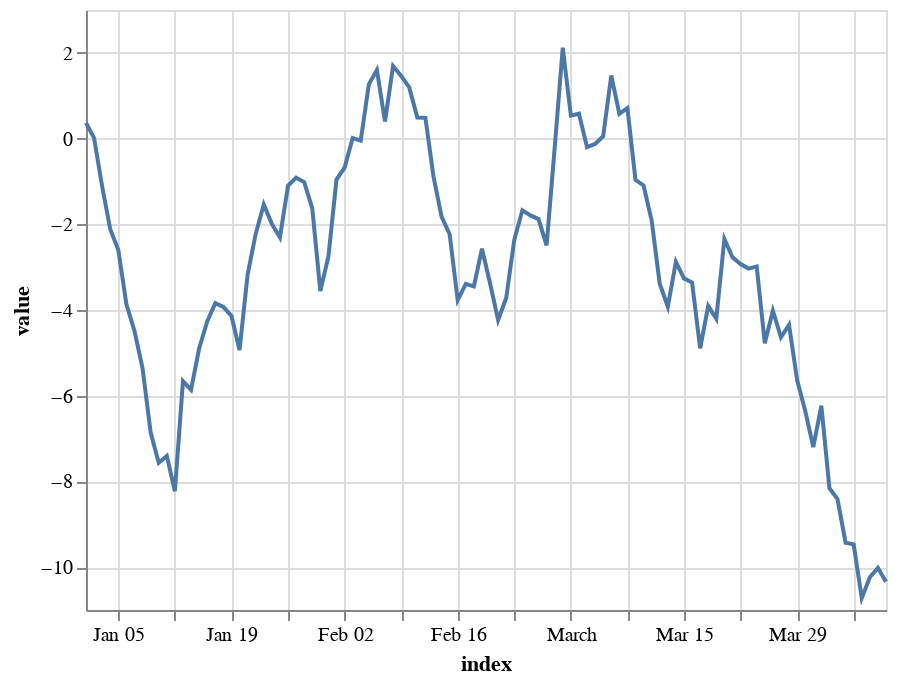

Notebook source saved alongside this figure:
### Code cell
chart = alt.Chart(datetime_df.reset_index())
chart.mark_line().encode(x='index:T', y='value:Q')

### Figure 1 — Vega-Lite specification as saved in the notebook (floating-point values rounded to 4 significant figures)
{"config": {"view": {"continuousWidth": 400, "continuousHeight": 300}}, "data": {"name": "data-3f341a3bd3d5d80896b96d9f1c15da66"}, "mark": "line", "encoding": {"x": {"field": "index", "type": "temporal"}, "y": {"field": "value", "type": "quantitative"}}, "$schema": "https://vega.github.io/schema/vega-lite/v4.17.0.json", "datasets": {"data-3f341a3bd3d5d80896b96d9f1c15da66": [{"index": "2020-01-01T00:00:00", "value": 0.3699}, {"index": "2020-01-02T00:00:00", "value": 0.008972}, {"index": "2020-01-03T00:00:00", "value": -1.119}, {"index": "2020-01-04T00:00:00", "value": -2.117}, {"index": "2020-01-05T00:00:00", "value": -2.6}, {"index": "2020-01-06T00:00:00", "value": -3.866}, {"index": "2020-01-07T00:00:00", "value": -4.49}, {"index": "2020-01-08T00:00:00", "value": -5.36}, {"index": "2020-01-09T00:00:00", "value": -6.858}, {"index": "2020-01-10T00:00:00", "value": -7.564}, {"index": "2020-01-11T00:00:00", "value": -7.404}, {"index": "2020-01-12T00:00:00", "value": -8.229}, {"index": "2020-01-13T00:00:00", "value": -5.66}, {"index": "2020-01-14T00:00:00", "value": -5.862}, {"index": "2020-01-15T00:00:00", "value": -4.899}, {"index": "2020-01-16T00:00:00", "value": -4.268}, {"index": "2020-01-17T00:00:00", "value": -3.839}, {"index": "2020-01-18T00:00:00", "value": -3.929}, {"index": "2020-01-19T00:00:00", "value": -4.139}, {"index": "2020-01-20T00:00:00", "value": -4.935}, {"index": "2020-01-21T00:00:00", "value": -3.173}, {"index": "2020-01-22T00:00:00", "value": -2.226}, {"index": "2020-01-23T00:00:00", "value": -1.536}, {"index": "2020-01-24T00:00:00", "value": -1.992}, {"index": "2020-01-25T00:00:00", "value": -2.306}, {"index": "2020-01-26T00:00:00", "value": -1.101}, {"index": "2020-01-27T00:00:00", "value": -0.9131}, {"index": "2020-01-28T00:00:00", "value": -1.015}, {"index": "2020-01-29T00:00:00", "value": -1.63}, {"index": "2020-01-30T00:00:00", "value": -3.556}, {"index": "2020-01-31T00:00:00", "value": -2.75}, {"index": "2020-02-01T00:00:00", "value": -0.9559}, {"index": "2020-02-02T00:00:00", "value": -0.6763}, {"index": "2020-02-03T00:00:00", "value": 0.01143}, {"index": "2020-02-04T00:00:00", "value": -0.04717}, {"index": "2020-02-05T00:00:00", "value": 1.265}, {"index": "2020-02-06T00:00:00", "value": 1.6}, {"index": "2020-02-07T00:00:00", "value": 0.3998}, {"index": "2020-02-08T00:00:00", "value": 1.693}, {"index": "2020-02-09T00:00:00", "value": 1.463}, {"index": "2020-02-10T00:00:00", "value": 1.194}, {"index": "2020-02-11T00:00:00", "value": 0.4908}, {"index": "2020-02-12T00:00:00", "value": 0.4836}, {"index": "2020-02-13T00:00:00", "value": -0.8818}, {"index": "2020-02-14T00:00:00", "value": -1.822}, {"index": "2020-02-15T00:00:00", "value": -2.233}, {"index": "2020-02-16T00:00:00", "value": -3.771}, {"index": "2020-02-17T00:00:00", "value": -3.392}, {"index": "2020-02-18T00:00:00", "value": -3.452}, {"index": "2020-02-19T00:00:00", "value": -2.57}, {"index": "2020-02-20T00:00:00", "value": -3.375}, {"index": "2020-02-21T00:00:00", "value": -4.234}, {"index": "2020-02-22T00:00:00", "value": -3.72}, {"index": "2020-02-23T00:00:00", "value": -2.363}, {"index": "2020-02-24T00:00:00", "value": -1.673}, {"index": "2020-02-25T00:00:00", "value": -1.792}, {"index": "2020-02-26T00:00:00", "value": -1.878}, {"index": "2020-02-27T00:00:00", "value": -2.493}, {"index": "2020-02-28T00:00:00", "value": -0.2145}, {"index": "2020-02-29T00:00:00", "value": 2.12}, {"index": "2020-03-01T00:00:00", "value": 0.535}, {"index": "2020-03-02T00:00:00", "value": 0.5792}, {"index": "2020-03-03T00:00:00", "value": -0.1968}, {"index": "2020-03-04T00:00:00", "value": -0.1244}, {"index": "2020-03-05T00:00:00", "value": 0.0539}, {"index": "2020-03-06T00:00:00", "value": 1.473}, {"index": "2020-03-07T00:00:00", "value": 0.5787}, {"index": "2020-03-08T00:00:00", "value": 0.7129}, {"index": "2020-03-09T00:00:00", "value": -0.9657}, {"index": "2020-03-10T00:00:00", "value": -1.094}, {"index": "2020-03-11T00:00:00", "value": -1.913}, {"index": "2020-03-12T00:00:00", "value": -3.387}, {"index": "2020-03-13T00:00:00", "value": -3.922}, {"index": "2020-03-14T00:00:00", "value": -2.875}, {"index": "2020-03-15T00:00:00", "value": -3.263}, {"index": "2020-03-16T00:00:00", "value": -3.358}, {"index": "2020-03-17T00:00:00", "value": -4.894}, {"index": "2020-03-18T00:00:00", "value": -3.905}, {"index": "2020-03-19T00:00:00", "value": -4.204}, {"index": "2020-03-20T00:00:00", "value": -2.341}, {"index": "2020-03-21T00:00:00", "value": -2.771}, {"index": "2020-03-22T00:00:00", "value": -2.929}, {"index": "2020-03-23T00:00:00", "value": -3.034}, {"index": "2020-03-24T00:00:00", "value": -2.983}, {"index": "2020-03-25T00:00:00", "value": -4.775}, {"index": "2020-03-26T00:00:00", "value": -4.015}, {"index": "2020-03-27T00:00:00", "value": -4.635}, {"index": "2020-03-28T00:00:00", "value": -4.343}, {"index": "2020-03-29T00:00:00", "value": -5.636}, {"index": "2020-03-30T00:00:00", "value": -6.348}, {"index": "2020-03-31T00:00:00", "value": -7.198}, {"index": "2020-04-01T00:00:00", "value": -6.232}, {"index": "2020-04-02T00:00:00", "value": -8.157}, {"index": "2020-04-03T00:00:00", "value": -8.41}, {"index": "2020-04-04T00:00:00", "value": -9.43}, {"index": "2020-04-05T00:00:00", "value": -9.469}, {"index": "2020-04-06T00:00:00", "value": -10.72}, {"index": "2020-04-07T00:00:00", "value": -10.24}, {"index": "2020-04-08T00:00:00", "value": -10.02}, {"index": "2020-04-09T00:00:00", "value": -10.34}]}}
